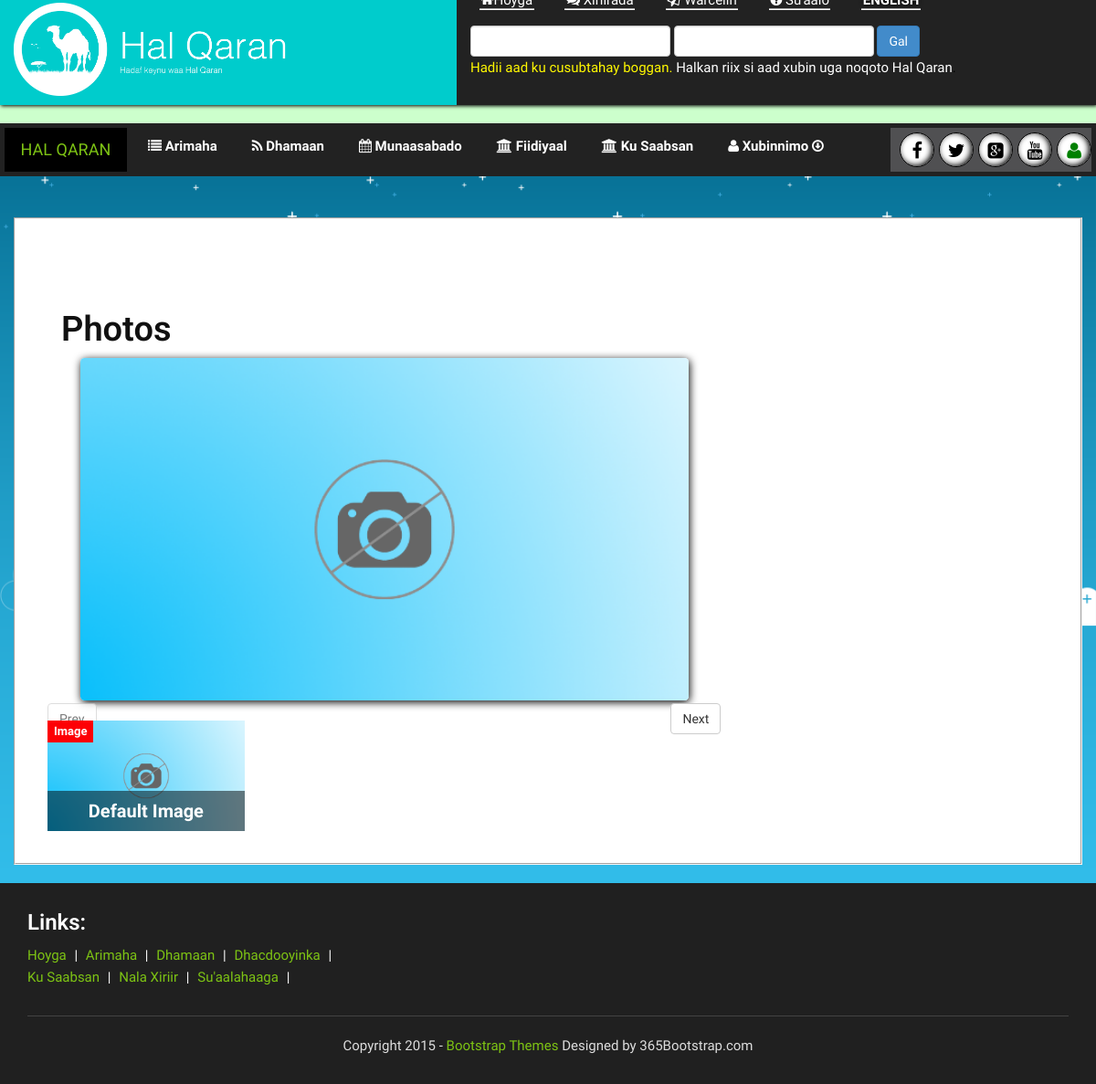
The page /photos on the database as committed earlier.
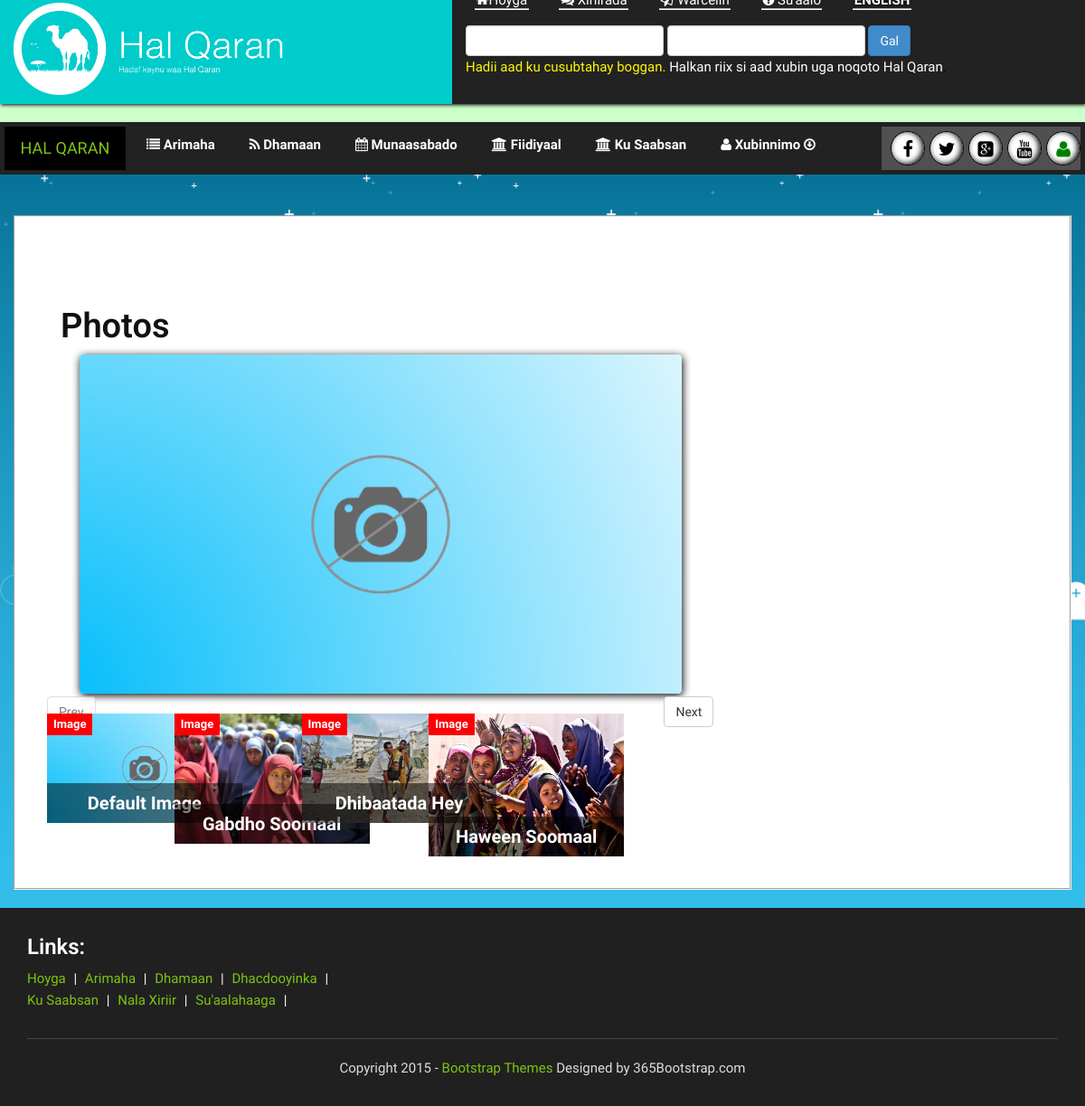
The same page on the database as committed later.
### campaign/models.py (models this page shows, shortened)
class Image(models.Model):
    description = models.CharField(max_length=200)
    photo = ThumbnailerImageField(upload_to='images/%Y/%m/%d', default = 'images/None/no-image.png')
    view_counter = models.IntegerField(default=0)
    alt = models.CharField(max_length=30)

### campaign/views.py (the view)
# urls.py: url(r'^photos$', views.photos, name='photos'),
def photos(request):
    if request.session.get('language') == 'so':
        pageheader = 'Sawirrada'
    else:
        pageheader = 'Photos'
    request.session.setdefault('language','so')
    photos = Image.objects.all()
    loginForm = LoginForm()
    return render(request, 'campaign/partials/photos.html', {'photos':photos,'loginform':loginForm, 'pageheader':pageheader})

### campaign/forms.py
class LoginForm(ModelForm):
    class Meta:
        model = AuthUser
        fields = ('username', 'password')
        password = forms.CharField(widget=forms.PasswordInput())
        widgets = {
            'password': forms.PasswordInput(),
        }

### campaign/context_processors.py (called while the page is built)
def global_settings(request):
    return {
        'SITE_NAME': settings.SITE_NAME,
        'SITE_MOTO': settings.SITE_MOTO,
        'SITE_DESCRIPTION':settings.SITE_DESCRIPTION
    }

### campaign/css/templates/campaign/partials/photos.html (shortened to what this page needs)
{% extends 'campaign/layout.html' %}
{% block content %}
<div id="page-content" class="index-page container">
  <div class="row">
        <div class="col-sm-8 box wrap-vid column-1 container">
					<h1>Photos</h1>
            <div class="row">
              <div>
                <img id="wide-image-preview" class='img-responsive preview-image-img' src="media/{{photos.0.photo}}" />
                <button class="btn btn-default" disabled="true" id="prev-image">Prev</button>
                <button class="btn btn-default pull-right" id="next-image">Next</button>
              </div>
            </div>
						<div class="row">
                <div class="row container-fluid">
                  {% for image in photos|slice:":50" %}
                  <div class="col-sm-4 thumbnail-container" style="margin-bottom:2em;"  onclick="showImage('media/{{image.photo}}')">
      		          <div class="zoom-container">
      		            <div class="zoom-caption">
      		              <span class="youtube">Image</span>
      		              <p>{{image.alt|slice:":14"}}</p>
      		            </div>
      		            <img id="thumb-{{image.pk}}" src="media/{% if image.photo.avatar %}{{image.photo.avatar}}{% else %}{{image.photo}}{% endif %}")/>
      		          </div>
      						</div>
  	              {% endfor %}
                </div>
            </div>
					</div>
    </div>
  </div>
{% endblock %}

### campaign/css/templates/campaign/layout.html (shortened to what this page needs)
{% load staticfiles %}
{% load analytical %}
<!DOCTYPE html>
<html lang="en">
<head>
    <link rel="stylesheet" href="{% static 'campaign/css/bootstrap.min.css' %}"  type="text/css">
    <link href="{% static 'campaign/owl-carousel/owl.carousel.css' %}" rel="stylesheet">
    <link href="{% static 'campaign/owl-carousel/owl.theme.css' %}" rel="stylesheet">
    <link rel="stylesheet" href="{% static 'campaign/css/style.css' %}">
	 <link href="{% static 'campaign/css/bootstrap-datetimepicker.min.css' %}" rel="stylesheet" media="screen">
    <link rel="stylesheet" href="{% static 'campaign/font-awesome-4.4.0/css/font-awesome.min.css' %}"  type="text/css">
</head>
<body>
<header>
	{% include "campaign/partials/header.html" %}
</header>
  {% block content %}{% endblock %}
	<footer>
    <div class="container">
  		<div class="wrap-footer">
  			<div class="row">
          <div class="col-sm-4">
            <h5><span class='white-text'>Links:</span></h5>
            <ul class="list-inline">
              <li>{% if request.session.language == "so" %}<a href="/">Hoyga</a>{% else %}<a href="/">Home</a>{% endif %}</li><span class="white-text"> | </span>
              <li>{% if request.session.language == "so" %}<a href="/issues">Arimaha</a>{% else %}<a href="/issues">Issues</a>{% endif %}</li><span class="white-text"> | </span>
              <li>{% if request.session.language == "so" %}<a href="/feed">Dhamaan</a>{% else %}<a href="/feed">Feed</a>{% endif %}</li><span class="white-text"> | </span>
              <li>{% if request.session.language == "so" %}<a href="/events">Dhacdooyinka</a>{% else %}<a href="/events">Events</a>{% endif %}</li><span class="white-text"> | </span>
              <li>{% if request.session.language == "so" %}<a href="/about">Ku Saabsan</a>{% else %}<a href="/about">About</a>{% endif %}</li><span class="white-text"> | </span>
              <li>{% if request.session.language == "so" %}<a href="/contact">Nala Xiriir</a>{% else %}<a href="/contact">Contact us</a>{% endif %}</li><span class="white-text"> | </span>
              <li>{% if request.session.language == "so" %}<a href="/faq">Su'aalahaaga</a>{% else %}<a href="/contact">FAQ</a>{% endif %}</li><span class="white-text"> | </span>
            </ul>
          </div>
  			</div>
  		</div>
  		<div class="row copy-right">
        <div class="col-sm-12">
          <p>Copyright 2015 - <a href="http://www.365bootstrap.com" target="_blank" rel="nofollow">Bootstrap Themes</a> Designed by 365Bootstrap.com</p>
        </div>
  		</div>
    </div>
	</footer>
</body>
</html>

### campaign/css/templates/campaign/partials/header.html (shortened to what this page needs)
{% load staticfiles %}
{% block header %}
<nav id="top">
  <div class="container-fluid header-container">
    <div class="row header-row">
      <div class="col-md-5 halqaran-header">
        <a href="/"><img class="img-responsive" src="{% static 'campaign/images/logo1.png' %}"/></a>
      </div>
      <div class="col-md-7 header-links-side">
        <ul class="list-inline header-links-list">
          <li><a href="/"><i class="fa fa-home"></i>{% if request.session.language == "so" %}Hoyga{% else %}Home{% endif %}</a></li>
          <li><a href="/contact"><i class="fa fa-comments"></i> {% if request.session.language == "so" %}Xiriirada{% else %}Contacts{% endif %}</a></li>
          <li><a href="/feedback"><i class="fa fa-send-o"></i> {% if request.session.language == "so" %}Warcelin{% else %}Send Feedback{% endif %}</a></li>
          <li><a href="/faq"><i class="fa fa-question-circle"></i> {% if request.session.language == "so" %}Su'aalo{% else %}FAQ{% endif %}</a></li>
        <li title="Luqadda Bedel | Change Language">
            {% if request.session.language == "so" %}
            <a href="/language/en"><strong class='language-flag'>ENGLISH</strong></a>
            {% else %}
            <a href="/language/so"><strong class='language-flag'>AFSOOMAALI</strong></a>
            {% endif %}
          </li>
        </ul>
        <div class="login-area">
          {% if not user.is_authenticated %}
            {% if loginform %}
            <form	method="POST"	class="form-inline loginform" action="{% url 'login' %}" id="loginform">{%	csrf_token	%}
                <div class="form-group">
                  {{loginform.username}}
                </div>
                <div class="form-group">
                  {{loginform.password}}
                </div>
                <button	type="submit"	class="btn btn-primary">{% if request.session.language == "so" %}Gal{% else %}Login{% endif%}</button>
            </form>
            <p>{% if request.session.language == "so" %}<span class="yellow-text">Hadii aad ku cusubtahay boggan.</span> <a href="/join">Halkan riix si aad xubin uga noqoto Hal Qaran</a>.{% else %}<span class="yellow-text">If this is your first time.</span> <a href="/join">Please click here to join Hal Qaran.</a>{% endif%}</p>
            {% endif %}
          {% endif %}
        </div>
      </div>
    </div>
  </div>
</nav>
<div id="menu-container">
  <nav id="menu" class="navbar">
    <div class="navbar-header">
      <a class="navbar-brand" href="/">
        <div class="logo"><img href=""><span>Hal Qaran</span></div>
      </a>
    </div>
    <div class="collapse navbar-collapse navbar-ex1-collapse">
      <ul class="nav navbar-nav">
        <li><a href="/issues"><i class="fa fa-list"></i> {% if request.session.language == "so" %}Arimaha{% else %}Issues{% endif %}</a></li>
        <li><a href="/feed"><i class="fa fa-feed"></i> {% if request.session.language == "so" %}Dhamaan{% else %}Feed{% endif %}</a></li>
        <li><a href="/events"><i class="fa fa-calendar"></i> {% if request.session.language == "so" %}Munaasabado{% else %}Events{% endif %}</a></li>
        <li><a href="/videos"><i class="fa fa-institution"></i> {% if request.session.language == "so" %}Fiidiyaal{% else %}Videos{% endif %}</a></li>
        <li><a href="/about"><i class="fa fa-institution"></i> {% if request.session.language == "so" %}Ku Saabsan{% else %}About{% endif %}</a></li>
        <li class="dropdown"><a href="#" class="dropdown-toggle" data-toggle="dropdown"><i class="fa fa-user"></i> {% if request.session.language == "so" %}Xubinnimo{% else %}Membership{% endif %} <i class="fa fa-arrow-circle-o-down"></i></a>
        </li>
      </ul>
      <ul class="list-inline navbar-right top-social">
        <li title="Facebook"><a href="#facebook"><i class="fa fa-facebook"></i></a></li>
        <li title="Twitter"><a href="#twitter"><i class="fa fa-twitter"></i></a></li>
        <li title="Google Plus"><a href="#googleplus"><i class="fa fa-google-plus-square"></i></a></li>
        <li title="Youtube"><a href="#youtube"><i class="fa fa-youtube"></i></a></li>
        {% if user.is_authenticated %}<li title="Logout"><a href="{% url 'logout' %}"><i class="fa fa-user" style="color:red;"></i></a></li>{% else %}<li title="Login"><a href="{% url 'loginpage' %}"><i class="fa fa-user" style="color:green;"></i></a></li>{% endif %}
      </ul>
    </div>
  </nav>
</div>
{% endblock %}

Rows that differ between the two databases and show on the page:
added Image: alt "Gabdho Soomaal", photo (picture)
added Image: alt "Dhibaatada Hey", photo (picture)
added Image: alt "Haween Soomaal", photo (picture)
